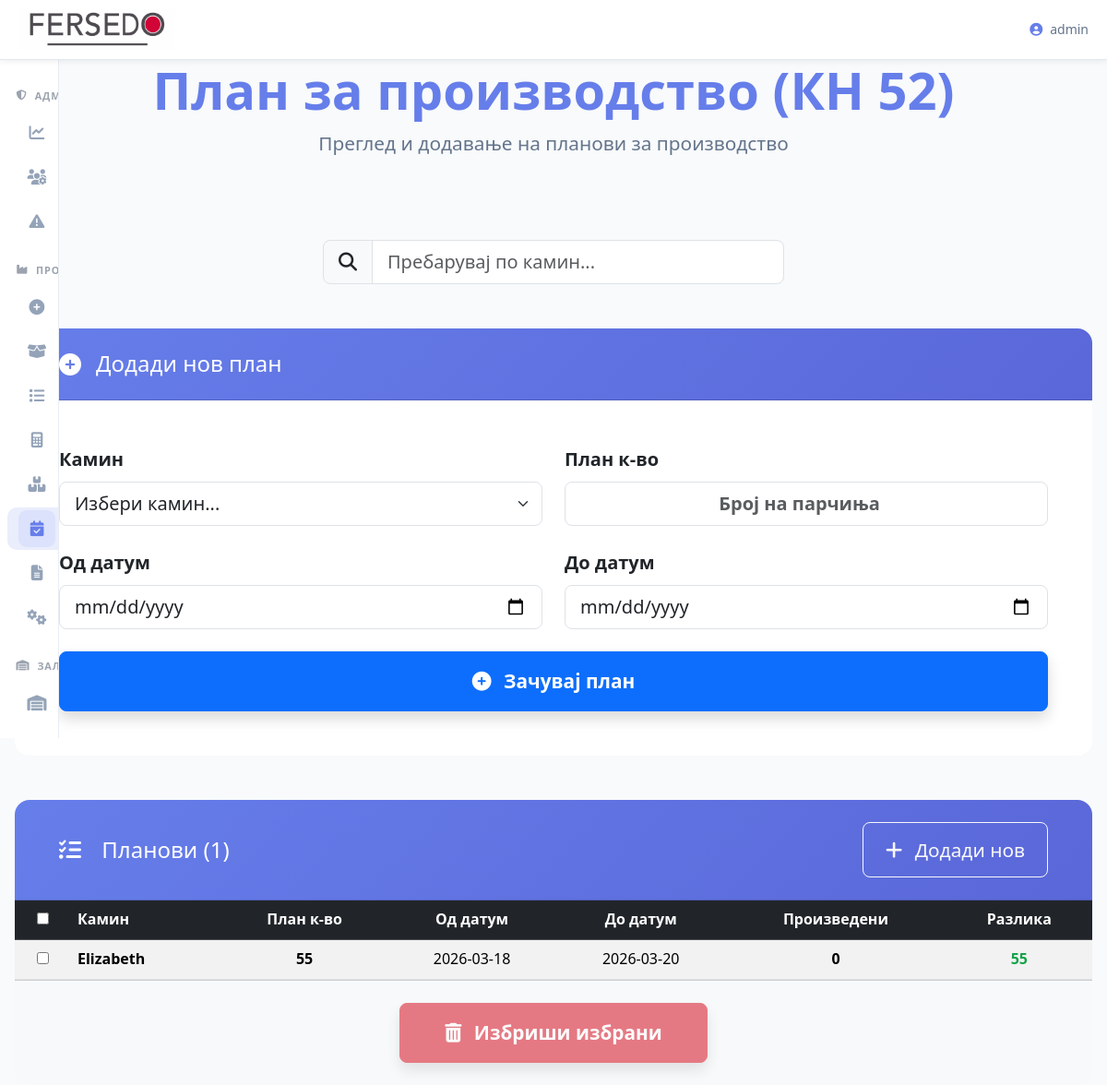
Page /plan_proizvodstvo (signed in) on the committed database.
### tables this page shows
CREATE TABLE "planovi" (id INTEGER PRIMARY KEY, kamin TEXT, plan_kolicina INTEGER, datum_od TEXT, datum_do TEXT);

### routes/main.py (the view, shortened to what this page needs)
@main_bp.route("/plan_proizvodstvo", methods=["GET", "POST"])
@login_required
@admin_required
def plan_proizvodstvo():
    conn = get_db()
    cursor = conn.cursor()
    kamini = [r["ime"] for r in cursor.execute("SELECT ime FROM kamini").fetchall()]
    planovi = cursor.execute("""
        SELECT p.id, p.kamin, p.plan_kolicina, p.datum_od, p.datum_do,
               COALESCE(SUM(pe.proizvedeni), 0) AS proizvedeni,
               p.plan_kolicina - COALESCE(SUM(pe.proizvedeni), 0) AS razlika
        FROM planovi p
        LEFT JOIN performance pe
            ON p.kamin = pe.kamin AND pe.tip_proizvod = 'gotov'
            AND pe.datum >= p.datum_od AND pe.datum <= p.datum_do
        GROUP BY p.id, p.kamin, p.plan_kolicina, p.datum_od, p.datum_do
        ORDER BY p.kamin, p.datum_od
    """).fetchall()
    conn.close()
    return render_template("plan_proizvodstvo.html", kamini=kamini, planovi=planovi)

### app.py (called while the page is built)
@app.context_processor
def inject_vapid_key():
    return dict(VAPID_PUBLIC_KEY=VAPID_PUBLIC_KEY)

### utils/db.py (called while the page is built)
def get_db():
    global DATABASE_PATH
    if DATABASE_PATH is None:
        try:
            DATABASE_PATH = current_app.config['DATABASE_PATH']
        except RuntimeError:
            DATABASE_PATH = r"C:\Users\Server\Desktop\Proekt Fersedo\instance\database.db"
    conn = sqlite3.connect(
        DATABASE_PATH,
        timeout=10,
        check_same_thread=False,
    )
    conn.row_factory = lambda cursor, row: dict(
        zip([col[0] for col in cursor.description], row)
    )
    return conn

### templates/plan_proizvodstvo.html (shortened to what this page needs)
{% extends "base.html" %}
{% block content %}
<div class="container" style="max-width: 1400px; margin: 4rem auto 5rem; padding: 0 1rem;">
    <div class="text-center mb-5 pb-4">
        <h1 style="font-weight: 800; color: var(--primary); font-size: clamp(2.5rem, 8vw, 3.5rem); margin-bottom: 0.5rem;">
            План за производство (КН 52)
        </h1>
        <p style="font-size: clamp(1.1rem, 4vw, 1.3rem); color: var(--text-secondary);">
            Преглед и додавање на планови за производство
        </p>
    </div>
    <div class="mb-5" style="max-width: 500px; margin-left: auto; margin-right: auto;">
        <div class="input-group input-group-lg">
            <span class="input-group-text"><i class="fas fa-search"></i></span>
            <input type="text" id="searchInput" class="form-control" placeholder="Пребарувај по камин...">
        </div>
    </div>
    <div class="card shadow-xl border-0 rounded-4 overflow-hidden mb-5">
        <div class="card-header text-white py-4 px-5 fw-bold" style="background: linear-gradient(135deg, var(--primary), var(--primary-dark));">
            <h4 class="mb-0 d-flex align-items-center">
                <i class="fas fa-plus-circle me-3 fs-4"></i>
                Додади нов план
            </h4>
        </div>
        <div class="card-body p-4 p-md-5">
            <form method="POST" id="addPlanForm" novalidate>
                <div class="row g-4">
                    <div class="col-md-6">
                        <label class="form-label fw-bold fs-5">Камин</label>
                        <select name="kamin" class="form-select form-select-lg" required>
                            <option value="" disabled selected>Избери камин...</option>
                        </select>
                    </div>
                    <div class="col-md-6">
                        <label class="form-label fw-bold fs-5">План к-во</label>
                        <input type="number" name="plan_kolicina" min="1" required class="form-control form-control-lg text-center fw-bold" placeholder="Број на парчиња">
                    </div>
                    <div class="col-md-6">
                        <label class="form-label fw-bold fs-5">Од датум</label>
                        <input type="date" name="datum_od" required class="form-control form-control-lg">
                    </div>
                    <div class="col-md-6">
                        <label class="form-label fw-bold fs-5">До датум</label>
                        <input type="date" name="datum_do" required class="form-control form-control-lg">
                    </div>
                    <div class="col-12 mt-4">
                        <button type="submit" id="addPlanBtn" class="btn btn-primary btn-lg w-100 py-3 fw-bold shadow">
                            <span id="addPlanText"><i class="fas fa-plus-circle me-2"></i> Зачувај план</span>
                        </button>
                    </div>
                </div>
            </form>
        </div>
    </div>
    {% if planovi %}
    <div class="card shadow-xl border-0 rounded-4 overflow-hidden">
        <div class="card-header text-white py-4 px-5 fw-bold" style="background: linear-gradient(135deg, var(--primary), var(--primary-dark));">
            <h4 class="mb-0 d-flex align-items-center justify-content-between flex-wrap gap-3">
                <span><i class="fas fa-list-check me-3"></i> Планови ({{ planovi|length }})</span>
                <div>
                    <button type="button" class="btn btn-outline-light btn-lg px-4 py-2" data-bs-toggle="modal" data-bs-target="#addPlanModal">
                        <i class="fas fa-plus me-2"></i> Додади нов
                    </button>
                </div>
            </h4>
        </div>
        <div class="card-body p-0">
            <form method="POST" id="deleteForm">
                <div class="table-responsive">
                    <table class="table table-hover table-striped mb-0 align-middle">
                        <thead class="table-dark">
                            <tr>
                                <th class="text-center" style="width: 60px;">
                                    <input type="checkbox" id="selectAll" onclick="toggleSelectAll()">
                                </th>
                                <th>Камин</th>
                                <th class="text-center">План к-во</th>
                                <th class="text-center">Од датум</th>
                                <th class="text-center">До датум</th>
                                <th class="text-center">Произведени</th>
                                <th class="text-center">Разлика</th>
                            </tr>
                        </thead>
                        <tbody>
                            {% for plan in planovi %}
                            <tr>
                                <td class="text-center">
                                    <input type="checkbox" name="selected_ids" value="{{ plan.id }}">
                                </td>
                                <td class="fw-bold">{{ plan.kamin }}</td>
                                <td class="text-center fw-bold">{{ plan.plan_kolicina }}</td>
                                <td class="text-center">{{ plan.datum_od }}</td>
                                <td class="text-center">{{ plan.datum_do }}</td>
                                <td class="text-center fw-bold">{{ plan.proizvedeni or '0' }}</td>
                                <td class="text-center fw-bold" style="color: {% if plan.razlika >= 0 %}#16a34a{% else %}#dc2626{% endif %};">
                                    {{ plan.razlika }}
                                </td>
                            </tr>
                            {% endfor %}
                        </tbody>
                    </table>
                </div>
                <div class="card-footer bg-light py-4 px-5 text-center">
                    <button type="submit" id="deleteBtn" class="btn btn-danger btn-lg px-5 py-3 fw-bold shadow" disabled onclick="return confirm('Сигурно сакаш да ги избришеш избраните планови? Ова е неповратно!');">
                        <i class="fas fa-trash-alt me-2"></i> Избриши избрани
                    </button>
                </div>
            </form>
        </div>
    </div>
    {% endif %}
</div>
{% endblock %}

### templates/base.html (style rules this page uses)
:root { --primary: #667eea; --primary-dark: #5a67d8; --primary-light: #a5b4fc; --success: #16a34a; --danger: #dc2626; --warning: #eab308; --info: #0dcaf0; --light: #f8fafc; --dark: #0f172a; --gray: #64748b; --gray-light: #cbd5e1; --bg: #f8fafc; --surface: white; --text: #1e293b; --text-secondary: #64748b; --border: #e2e8f0; --shadow-sm: 0 2px 8px rgba(0,0,0,0.08); --shadow: 0 4px 20px rgba(0,0,0,0.1); --shadow-lg: 0 10px 40px rgba(0,0,0,0.15); --radius: 12px; --transition: all 0.3s ease; --sb-width-collapsed: 64px; --sb-width-expanded: 260px; --sb-bg: #ffffff; --sb-border: #e8edf5; --sb-item-hover: rgba(102,126,234,0.08); --sb-item-active: rgba(102,126,234,0.14); --sb-icon-color: #94a3b8; --sb-text-color: #374151; --sb-group-color: #9ca3af; --sb-shadow: 4px 0 32px rgba(15,23,42,0.10); --sb-transition: 0.4s cubic-bezier(0.4, 0, 0.2, 1); }
* { margin:0; padding:0; box-sizing:border-box; }
html, body { height:100%; font-family:system-ui, -apple-system, BlinkMacSystemFont, 'Segoe UI', Roboto, sans-serif; background:var(--bg); color:var(--text); line-height:1.6; }
body { min-height:100vh; touch-action:manipulation; }

### templates/plan_proizvodstvo.html (style rules this page uses)
.card { border-radius: var(--radius); overflow: hidden; transition: transform 0.3s ease; }
.btn-lg { font-size: clamp(1.1rem, 4vw, 1.3rem); padding: clamp(0.9rem, 4vw, 1.2rem) clamp(2rem, 6vw, 3rem); min-height: 60px; }
table th, table td { vertical-align: middle; padding: 1rem; }

### rows in the picture
planovi: kamin "Elizabeth", plan_kolicina "55", datum_od "2026-03-18", datum_do "2026-03-20", proizvedeni "0", razlika "55"

### other values in the picture
{{ session.user }} "admin"
{{ planovi|length }} "1"
